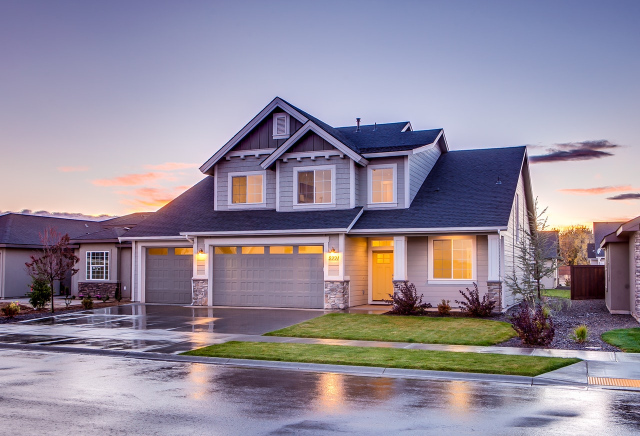
//> input picture project1/images/house.jpeg, 1280 x 872 px (shown at 1/2 size)
$ ./project1   (built with g++ and OpenCV 4)
//> lines starting //> are read from the running program, lines starting //| are printed output that depends on the picture
/**
 *  Computer Vision
 *  Project 1: Parallelogram
 *  Shang-Hung Tsai
 */

#include<opencv2/core.hpp>
#include<opencv2/imgcodecs.hpp>
#include<opencv2/imgproc/imgproc.hpp>
#include<opencv2/highgui.hpp>

#include<iostream>
#include<string>
#include<cmath>
#include<unordered_map>

#define PI 3.1415926
#define DISPLAY_IMAGE true
#define WRITE_IMAGE false

using namespace cv;
using namespace std;

Mat convertToGrayScale(Mat mat);
Mat myEnhancer(Mat mat);
Mat mySobel(Mat mat);
Mat myThresholding(Mat mat, int threshold);
vector<vector<pair<int, int> > > myHoughTransform(Mat mat);
bool isPointsClose(vector<pair<int,int> >points, double closeness, double SD);
void addLine(Mat mat, int p, float theta, int intensity);
vector<vector<pair<int, int> > > detectParallelogram(unordered_map<double, vector<int> > lines, vector<pair<int,int> >* points, Mat edges);
vector<pair<int,int> > checkIntersection(double theta1, int a1p1, int a1p2, double theta2, int a2p1, int a2p2, Mat edges, vector<pair<int,int> >* points);
bool findIntersection (double theta1, int p1, double theta2, int p2, vector<pair<int,int> > &intersection, Mat edges, Mat pointMat, vector<pair<int,int> >* points);
bool validateParallelogram(vector<pair<int, int> > intersection, Mat edges);
Mat displayParallelogram(vector<vector<pair<int, int> > > intersections, Mat image);

// global variables for detection parameters, initialize in main()
int maxP;
int cols;
int rows;
double ANGLESTEP;
double PSTEP;
int ACCU_THRESHOLD;
double CLOSENESS;
int STANDARD_DEVIATION;
int GRADIENT_THRESHOLD;
double PARALLELOGRAM_THRESHOLD;

/*  This function converst a RGB Mat object into a grayscale Mat.  */
Mat convertToGrayScale(Mat mat)
{
    int channels = mat.channels();
    int nRows = mat.rows;
    int nCols = mat.cols;
    Mat gmat = Mat(nRows, nCols, CV_8UC1, 0.0);

    int i, j;
    for (i = 0; i < nRows; i++) {
	for (j = 0; j < nCols; j++) {
	    Vec3b pixel = mat.at<Vec3b>(i,j);
	    // Use formula of luminance
	    gmat.at<uchar>(i,j) = 0.3 * pixel[2] + 0.59 * pixel[1] + 0.11 * pixel[0];
	}
    }
    return gmat;
}

/*
 * This function enhances the contrast of an image by spread out gray value
 * distributions. Output image will use all 255 gray level values.
 */
Mat myEnhancer(Mat mat) {
    uchar maxp = 0;
    uchar minp = 255;
    for (int i = 0; i < mat.rows; i++) {  // find max and min pixel value
	for (int j = 0; j < mat.cols; j++) {
	    maxp = max(maxp, mat.at<uchar>(i, j));
	    minp = min(minp, mat.at<uchar>(i, j));
	}
    }
    for (int i = 0; i < mat.rows; i++) {
	for (int j = 0; j < mat.cols; j++) {
	    mat.at<uchar>(i, j) = ((float) mat.at<uchar>(i,j)-minp) / (float) (maxp-minp) * 255;
	}
    }
    return mat;
}

/*
 * This function applies Sobel's Operator on the input image,
 * and normalize magnitude values to lie within range [0, 255].
 */
Mat mySobel(Mat mat) {
    int nRows = mat.rows;
    int nCols = mat.cols;
    int minM = INT_MAX;
    int maxM = INT_MIN;
    vector<vector<int> > M (nRows, vector<int>(nCols, 0));	// magnitude
    vector<vector<double> > GA (nRows, vector<double>(nCols, 0));  // gradient angle
    Mat gradient = Mat(nRows, nCols, CV_8UC1, 0.0);

    // compute gradient magnitude and gradient angle
    for (int i = 1; i < nRows-1; i++) {
	for (int j = 1; j < nCols-1; j++) {
	    int Gx = mat.at<uchar>(i-1,j+1)+2*mat.at<uchar>(i,j+1)+mat.at<uchar>(i+1,j+1)
	                     -mat.at<uchar>(i-1,j-1)-2*mat.at<uchar>(i,j-1)-mat.at<uchar>(i+1,j-1);
	    int Gy = mat.at<uchar>(i-1,j-1)+2*mat.at<uchar>(i-1,j)+mat.at<uchar>(i-1,j+1)
	                     -mat.at<uchar>(i+1,j-1)-2*mat.at<uchar>(i+1,j)-mat.at<uchar>(i+1,j+1);
	    M.at(i).at(j) = sqrt(pow(Gx, 2) + pow(Gy, 2));
	    GA.at(i).at(j) = atan((double) Gy/Gx) * 180 / PI;
	}
    }

    // Non-maxima suppression (5 x 5 template)
    for (int i = 2; i < nRows-2; i++) {
	for (int j = 2; j < nCols-2; j++) {
	    double angle = GA.at(i).at(j);
	    if (angle < 0) {
		angle += 180;
	    } else if (angle > 180) {
		angle -= 180;
	    }
	    if ((angle >= 0 && angle <= 22.5) || (angle >= 157.5 && angle <= 180)) {
		if (!(M.at(i).at(j) > M.at(i).at(j+1) && M.at(i).at(j) > M.at(i).at(j+2)
		    && M.at(i).at(j) > M.at(i).at(j-1) && M.at(i).at(j) > M.at(i).at(j-2))) {
		    M.at(i).at(j) = 0;
		}
	    } else if (angle > 22.5 && angle <= 67.5) {
		if (!(M.at(i).at(j) > M.at(i-1).at(j+1) && M.at(i).at(j) > M.at(i-2).at(j+2)
		    && M.at(i).at(j) > M.at(i+1).at(j-1) && M.at(i).at(j) > M.at(i+2).at(j-2))) {
		    M.at(i).at(j) = 0;
		}
	    } else if (angle > 67.5 && angle <= 112.5) {
		if (!(M.at(i).at(j) > M.at(i-1).at(j) && M.at(i).at(j) > M.at(i-2).at(j)
		   && M.at(i).at(j) > M.at(i+1).at(j) && M.at(i).at(j) > M.at(i+2).at(j))) {
		    M.at(i).at(j) = 0;
		}
	    } else {
		if (!(M.at(i).at(j) > M.at(i-1).at(j-1) && M.at(i).at(j) > M.at(i-2).at(j-2)
		   && M.at(i).at(j) > M.at(i+1).at(j+1) && M.at(i).at(j) > M.at(i+2).at(j+2))) {
		    M.at(i).at(j) = 0;
		}
	    }
	    // update min and max
	    if (M.at(i).at(j) != 0) {
		minM = min(minM, M.at(i).at(j));
		maxM = max(maxM, M.at(i).at(j));
	    }
	}
    }

    // normalize magnitude values
    for (int i = 1; i < nRows-1; i++) {
	for (int j = 1; j < nCols-1; j++) {
	    if (M.at(i).at(j) == 0) {
		gradient.at<uchar>(i, j) = 0;
	    } else {
		gradient.at<uchar>(i,j) =(uchar) ((float) ((float) (M.at(i).at(j) - minM) / (float) (maxM-minM)) * 255);
	    }
	}
    }
    return gradient;
}

/* This function performs thresholding on the given mat */
Mat myThresholding(Mat mat, int threshold) {
    Mat tmat = Mat(rows, cols, CV_8UC1, 0.0);
    for (int i = 0; i < mat.rows; i++) {
	for (int j = 0; j < mat.cols; j++) {
	    if (mat.at<uchar>(i,j)  > threshold) {
		tmat.at<uchar>(i,j) = 0;
	    } else {
		tmat.at<uchar>(i,j) = 255;
	    }
	}
    }
    return tmat;
}

/*
 * My implementation of Hough Transform.
 * Here the angle is defined as the angle between perpendicular line
 * and the positve x axis, counter-clockwise.
 * This is because we are using (i,j) coordinate system.
 *
 * This function returns an vector containing vectors of four intersections of parallelograms.
 */

vector<vector<pair<int, int> > > myHoughTransform(Mat mat)
{
    int maxP = sqrt(pow(rows, 2) + pow(cols, 2));
    int psize = maxP * 2 / PSTEP;
    int anglesize = 180/ANGLESTEP;
    int* accumulator = new int[psize * anglesize];
    vector<pair<int,int> >* points = new vector<pair<int, int> >[psize * anglesize];
    unordered_map<double, vector<int> > lines;

    for (int i = 0; i < psize; i++) {	// initialize accumulator to zero
	for (int j = 0; j < anglesize; j++) {
	    accumulator[i * anglesize + j] = 0;
	}
    }
    for (int y = 0; y < mat.rows; y++) {
	for (int x = 0; x < mat.cols; x++) {
	    if (mat.at<uchar>(y, x) == 0) {  // edge point
		for (double theta = ANGLESTEP/2; theta < 180; theta += ANGLESTEP) {
		    double p = x * cos(theta * PI / 180) + y * sin(theta * PI / 180);
		    int pindex = (p + maxP) / PSTEP;
		    int tindex = theta/ANGLESTEP;
		    accumulator[pindex * anglesize + tindex]++;
		    points[pindex * anglesize + tindex].push_back(make_pair(y, x));
		}
	    }
	}
    }

    Mat lineMat = mat.clone();    // a mat used for displaying lines
    for (int i = 0; i < psize; i++) {
	for (int j = 0; j < anglesize; j++) {
	    // check if it is a local maximum
	    if (accumulator[i * anglesize + j] > ACCU_THRESHOLD) {
		bool localMaximum = true;
		for (int a = -4; a <= 4; a++) {
		    for (int b = -4; b <= 4; b++) {
			if (i+a >= 0 && i+a < psize && j+b >= 0 && j+b < anglesize && accumulator[i*anglesize+j] < accumulator[(i+a)*anglesize + (j+b)]) {
			    localMaximum = false;
			    break;
			}
		    }
		    if (!localMaximum) break;
		}

		if (localMaximum) {
		    // skip lines that don't meet the closeness and standard deviation requirement
		    if (!isPointsClose(points[i * anglesize + j], CLOSENESS, STANDARD_DEVIATION)) {
			continue;
		    }
		    lines[j * ANGLESTEP + ANGLESTEP/2.0].push_back(i * PSTEP - maxP);
		    if (true) {
			addLine(lineMat, i * PSTEP - maxP, j * ANGLESTEP + ANGLESTEP/2, 0);
		    }
		}
	    }
	}
    }
    if (DISPLAY_IMAGE) {
        namedWindow("Display window 2", WINDOW_AUTOSIZE);
	moveWindow("Display window 2", 450, 20);
        imshow("Display window 2", lineMat);
	waitKey(0);
    }

    delete accumulator;

    // detect parallelogram
    vector<vector<pair<int, int> > > intersections = detectParallelogram(lines, points, mat);
    return intersections;
}

/*
 * Given a list of points, test whether the points are close enough to each other.
 * Use two measures:
 *	- closness: the percentage of points that are discontinous
 *	- SD: standard deviation of the all points on this line
 */
// [30 lines left out: function isPointsClose, not called in this run]

/*
 * Given p and theta value, this function adds a line that satisfies the condition
 * to the input mat.
 */
// [11 lines left out: function addLine, not called in this run]

/*
 * This function detects parallelogram using the provides (theta, p) pairs.
 * We test four lines (l1, l2, l3, l4) in each iterations.
 * l1 and l2 are parallel, and l3 and l4 are parallel.
 * These two pairs of lines have different theta values.
 * We first compute the intersections of the four lines, and check if the itersections
 * are at edge pixels. Then we validate the parallelograms by going through four sides,
 * and compute the number of edge points (in percentage) that are present for each side.
 * If the percentage is high for each side, then it is a parallelogram.
 */
// [34 lines left out: function detectParallelogram, not called in this run]

/*
 * Given the p values and theta values of four lines, this function checks if their intersections
 * are near a edge pixel. If we find four such points, we validate whether these points form a
 * parallelogram in the edge map.
 * If so, we return a vector containing four points.
 * Otherwise, return an empty vector.
 */
// [26 lines left out: function checkIntersection, not called in this run]

/*
 * Given the theta values and p values of two lines, this function computes
 * their intersection. And check if the intersection is near an edge pixel.
 * If so, add the point to the list, and return true.
 * Otherwise, return false.
 */
// [31 lines left out: function findIntersection, not called in this run]

/*
 * We validate the parallelograms by going through four sides,
 * and compute the number of edge points (in percentage) that are present for each side.
 * If the percentage is greater than the given threshold for each side,
 * then it is a parallelogram.
 */
// [42 lines left out: function validateParallelogram, not called in this run]

/*
 * Given a vector of four points, this function superimpose the the four lines on the given mat.
 * Note that the order of the points matters.
 * The formed lines are (p1->p2, p2->p3, p3->p4, p4->p1).
 */
// [20 lines left out: function displayParallelogram, not called in this run]

int main(int argc, char** argv)
{
    String imageName("images/house.jpeg");  // default image path
    if (argc > 1)   // get image name and step up configuration parameters
    {
	// the parameters used for each test images is placed here
	String one("1");
	String two("2");
	String three("3");
	if (one.compare(argv[1]) == 0) {
	    imageName = "images/TestImage1c.jpg";
	    ANGLESTEP = 8.0;
	    PSTEP = 6.0;
	    ACCU_THRESHOLD = 100;
	    CLOSENESS = 0.02;
	    STANDARD_DEVIATION = 100;
	    GRADIENT_THRESHOLD = 30;
	    PARALLELOGRAM_THRESHOLD = 0.1;
	} else if (two.compare(argv[1]) == 0) {
	    imageName = "images/TestImage2c.jpg";
	    ANGLESTEP = 5.0;
	    PSTEP = 3.0;
	    ACCU_THRESHOLD = 50;
	    CLOSENESS = 0.08;
	    STANDARD_DEVIATION = 300;
	    GRADIENT_THRESHOLD = 20;
	    PARALLELOGRAM_THRESHOLD = 0.50;
	} else if (three.compare(argv[1]) == 0) {
	    imageName = "images/TestImage3.jpg";
	    ANGLESTEP = 5.0;
	    PSTEP = 3.0;
	    ACCU_THRESHOLD = 20;
	    CLOSENESS = 0.45;
	    STANDARD_DEVIATION = 125;
	    GRADIENT_THRESHOLD = 25;
	    PARALLELOGRAM_THRESHOLD = 0.70;
	} else {   // default configuration
	    imageName = argv[1];
	    ACCU_THRESHOLD = 20;
	    CLOSENESS = 1;
	    STANDARD_DEVIATION = 1000;
	    GRADIENT_THRESHOLD = 15;
	    PARALLELOGRAM_THRESHOLD = 0.70;
	}
    }

    // Initialize display window
    namedWindow("Display window", WINDOW_AUTOSIZE);
    moveWindow("Display window", 20, 20);

    // Read image
    Mat image = imread(imageName, IMREAD_COLOR);
//> image is the input picture: 872 rows x 1280 cols, CV_8UC3; mean B, G, R 153.8, 137.2, 145.9
    if (image.empty())
    {
	cout << "Could not open or find the image" << std::endl;
	return -1;
    }
    rows = image.rows;
//> rows = 872
    cols = image.cols;
//> cols = 1280
    // Display original image
    if (DISPLAY_IMAGE) {
        imshow("Display window", image);
	waitKey(0);
    }
    // Convert image to gray scale and display result
    Mat gimage = convertToGrayScale(image);
//> after the loop in convertToGrayScale, `for (i = 0; i < nRows; i++)`:
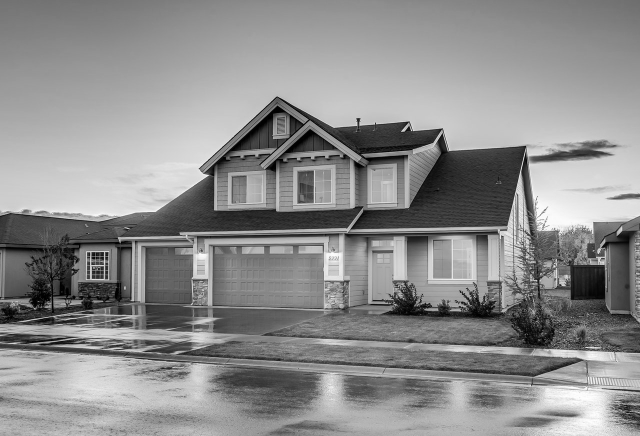
//> gmat: 872 rows x 1280 cols, CV_8UC1 (shown at 1/2 size); min 0, max 255, mean 141.1
    if (DISPLAY_IMAGE) {
        imshow("Display window", gimage);
	waitKey(0);
    }
    // Normalize intensity value to enhance contrast
    Mat enhanced = myEnhancer(gimage);
//> the loop in myEnhancer, `for (int i = 0; i < mat.rows; i++)` made 872 passes
//> maxp on passes 1 to 3: 141, 142, 142
//> after the loop in myEnhancer, `for (int i = 0; i < mat.rows; i++)`: maxp = 255; minp = 0
    if (DISPLAY_IMAGE) {
	imshow("Display window", enhanced);
	waitKey(0);
    }
    // Apply Sobel operator and display result
    Mat gradient = mySobel(enhanced);
//> after the loop in mySobel, `for (int i = 1; i < nRows-1; i++)`:
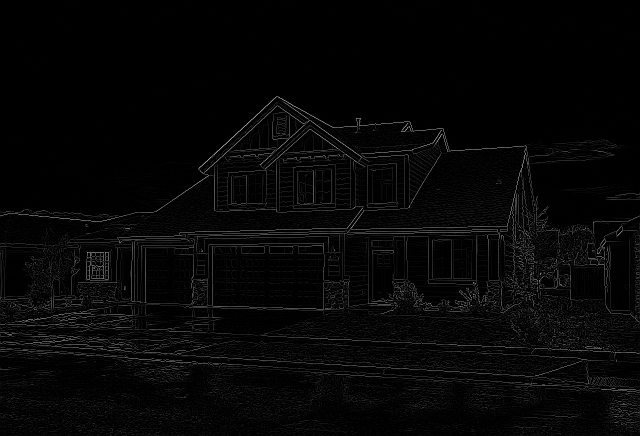
//> gradient: 872 rows x 1280 cols, CV_8UC1 (shown at 1/2 size); min 0, max 255, mean 6.2
    if (DISPLAY_IMAGE) {
        imshow("Display window", gradient);
	waitKey(0);
	if (WRITE_IMAGE) {
	    imwrite(imageName.substr(0, imageName.find(".")) + "_gradient.jpg", gradient);
	}
    }
    // Thresholding
    Mat edges = myThresholding(gradient, GRADIENT_THRESHOLD);
//> after the loop in myThresholding, `for (int i = 0; i < mat.rows; i++)`:
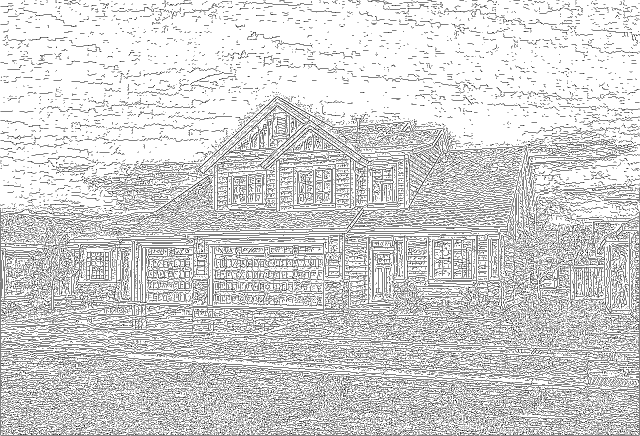
//> tmat: 872 rows x 1280 cols, CV_8UC1 (shown at 1/2 size); 82.8% white; black in thin lines or dots
    if (DISPLAY_IMAGE) {
        imshow("Display window", edges);
	waitKey(0);
	if (WRITE_IMAGE) {
	    imwrite(imageName.substr(0, imageName.find(".")) + "_edge.jpg", edges);
	}
    }
    // Parallelogram detection
    vector<vector<pair<int, int> > > intersections = myHoughTransform(edges);
//> (the run ends here: the program crashes, at `for (int y = 0; y < mat.rows; y++)`)
